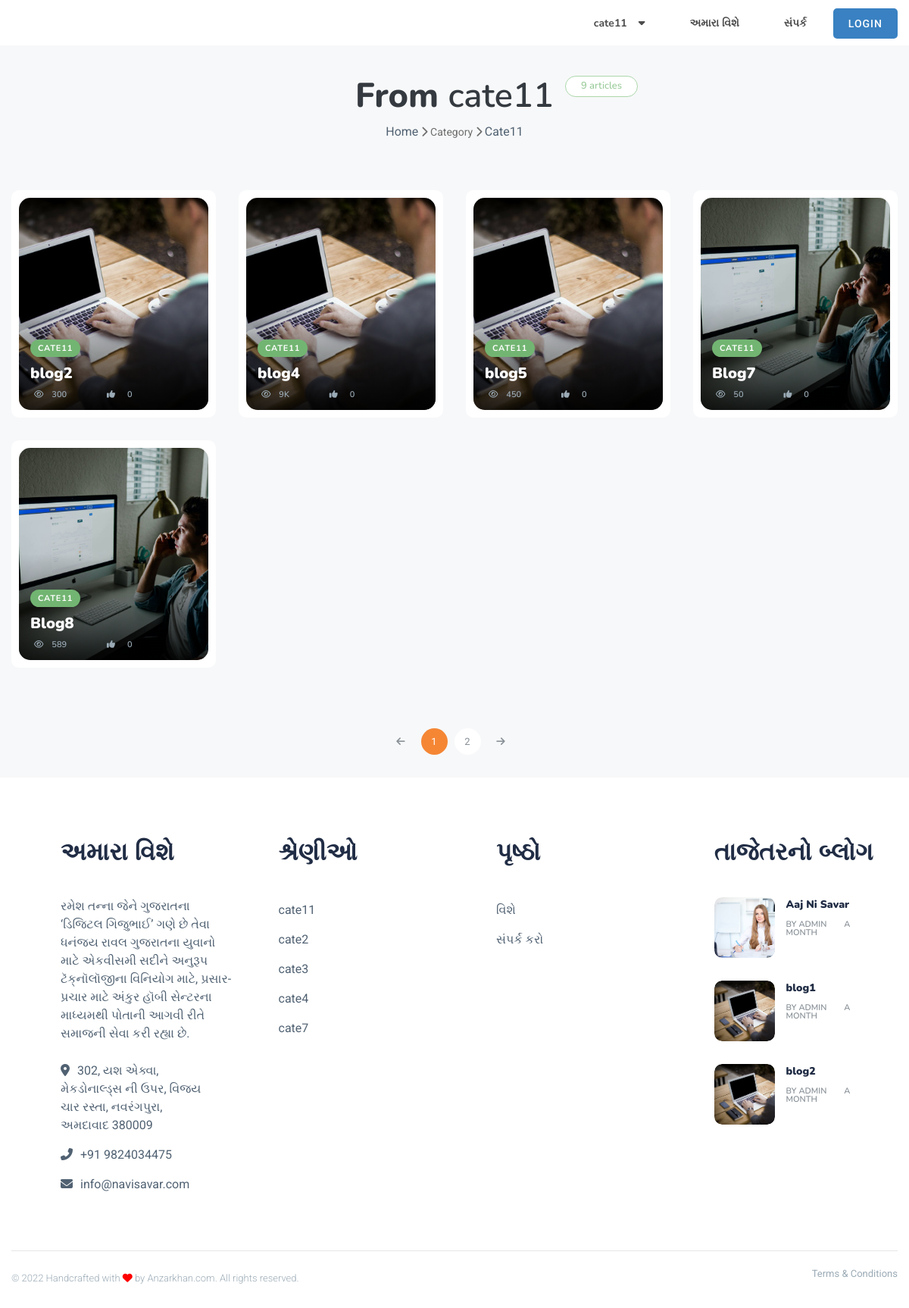
Before: /category/cate-10 with the older database file.
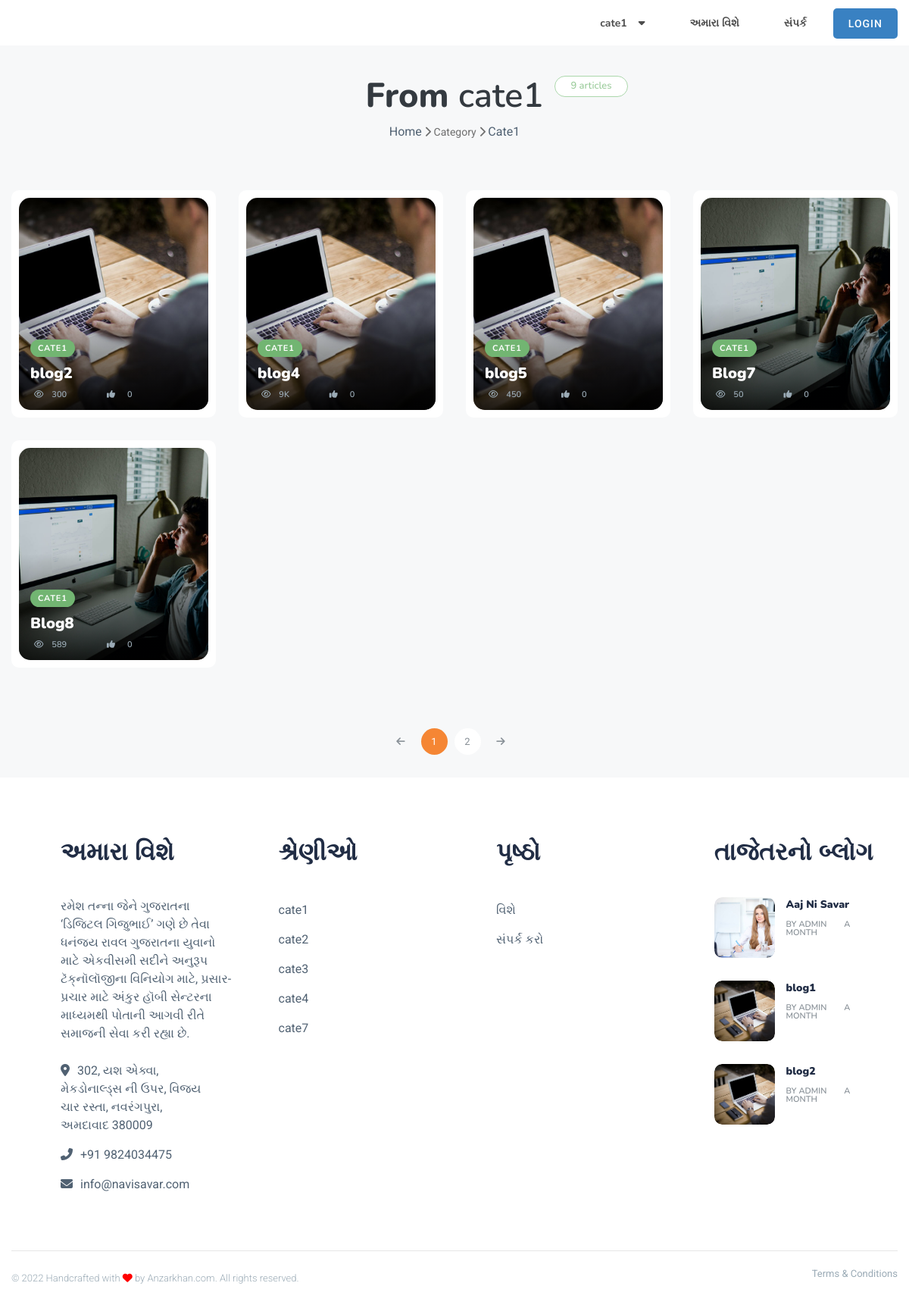
After: the same page with the newer database file.
### tables this page shows
CREATE TABLE `category_list` (
  `id` int(11) NOT NULL,
  `name` varchar(256) DEFAULT NULL,
  `unique_link` varchar(256) DEFAULT NULL,
  `is_deleted` int(11) DEFAULT 0
);

CREATE TABLE `blog` (
  `id` int(11) NOT NULL,
  `blog_title` varchar(500) DEFAULT NULL,
  `thumbnail_img` varchar(256) DEFAULT NULL,
  `blog_body` varchar(500) DEFAULT NULL,
  `publish_date` int(50) DEFAULT NULL,
  `keywords` varchar(256) DEFAULT NULL,
  `unique_link` varchar(55) DEFAULT NULL,
  `dislike` int(11) DEFAULT NULL,
  `is_deleted` int(11) DEFAULT 0,
  `added_by` varchar(55) DEFAULT NULL,
  `category_id` int(11) DEFAULT NULL,
  `is_slider` varchar(256) DEFAULT '0',
  `likes` float DEFAULT NULL,
  `view` int(11) DEFAULT NULL,
  `comment` varchar(256) DEFAULT NULL,
  `sharing` varchar(256) DEFAULT NULL,
  `timestamp` int(50) DEFAULT NULL
);

CREATE TABLE `users` (
  `id` int(11) NOT NULL,
  `user_role` int(11) DEFAULT NULL,
  `name` varchar(256) DEFAULT NULL,
  `email` varchar(55) DEFAULT NULL,
  `password` varchar(256) DEFAULT NULL,
  `user_img` varchar(256) DEFAULT 'no-image.png',
  `is_banned` int(11) DEFAULT 0,
  `is_verified` int(11) NOT NULL DEFAULT 0,
  `timestamp` int(11) DEFAULT NULL
);

### category-blog-view.php (the view, shortened to what the rows shown need)
<?php
require_once 'database/db-con.php';
?>
<?php
if (isset($_GET['category_link'])) {
    $category_link = $_GET['category_link'];
} else {
?>
    <script>
        window.location.href = "<?php echo $very_global_absolute_url; ?>";
    </script>
<?php
}
?>
<?php
if (isset($_GET['page'])) {
    $page_no = $_GET['page'];
} else {
    $page_no = 1;
}
$post_per_page = 5;
$offset = $post_per_page * ($page_no - 1);
?>
<?php
$sql = "SELECT * FROM category_list WHERE unique_link = '$category_link'";
$result = mysqli_query($con, $sql);
$row = mysqli_fetch_assoc($result);
$category_blog_page_category_id = $row['id'];
$category_name = $row['name'];
?>
<!DOCTYPE html>
<html class="no-js" lang="en">
<head>
    <link rel="stylesheet" href="<?php echo $very_global_absolute_url; ?>assets/css/style.css">
    <link rel="stylesheet" href="<?php echo $very_global_absolute_url; ?>assets/css/widgets.css">
    <link rel="stylesheet" href="<?php echo $very_global_absolute_url; ?>assets/css/color.css">
    <link rel="stylesheet" href="<?php echo $very_global_absolute_url; ?>assets/css/responsive.css">
</head>
<body>
    <div class="main-wrap">
        <?php
        require_once 'elements/header.php'
        ?>
        <main class="position-relative">
            <div class="archive-header text-center mb-50">
                <div class="container">
                    <h2>
                        <span class="text-dark widget-title mb-0">From
                            <span>
                                <?php
                                echo $category_name;
                                ?>
                            </span>
                        </span>
                        <span class="post-count">
                            <?php
                            $query_get_blog_number = "SELECT * FROM `blog` WHERE `category_id` = $category_blog_page_category_id AND `is_deleted` = 0 ";
                            $result_get_blog_number = mysqli_query($con, $query_get_blog_number);
                            $blog_number = mysqli_num_rows($result_get_blog_number);
                            echo $blog_number;
                            ?>
                            articles
                        </span>
                    </h2>
                    <div class="breadcrumb">
                        <a href="<?php echo $very_global_absolute_url; ?>category/<?php echo $category_link; ?>" rel="nofollow">
                            <p style="display: inline-block !important;"><?php echo $category_name; ?></p>
                        </a>
                    </div>
                </div>
            </div>
            <div class="container">
                <div class="row post-module-1 mb-50">
                    <?php
                    $query2 = "SELECT * FROM `blog` WHERE `category_id` = $category_blog_page_category_id ORDER BY publish_date DESC LIMIT $offset, $post_per_page";
                    $run_query2 = mysqli_query($con, $query2);
                    if ($run_query2 == true) {
                        while ($data2 = mysqli_fetch_assoc($run_query2)) {
                            $unique_link = $data2['unique_link'];
                            $blog_title = $data2['blog_title'];
                            $thumbnail_img = $data2['thumbnail_img'];
                            $view = $data2['view'];
                            $total_likes = $data2['likes'];
                            $query3 = "SELECT * FROM `category_list` WHERE `id` = $category_blog_page_category_id";
                            $run_query3 = mysqli_query($con, $query3);
                            $data3 = mysqli_fetch_assoc($run_query3);
                    ?>
                            <article class="col-lg-3 col-md-6 col-sm-12 mb-30">
                                <div class="post-thumb position-relative p-10 bg-white border-radius-10">
                                    <div class="thumb-overlay img-hover-slide border-radius-15 position-relative" style="background-image: url(<?php echo $very_global_absolute_url; ?>admin/uploads/thumbnail-img/<?php echo $thumbnail_img; ?>);">
                                        <a class="img-link" href="<?php echo $very_global_absolute_url; ?>blog/<?php echo $unique_link; ?>"></a>
                                        <div class="post-content-overlay">
                                            <div class="entry-meta meta-0 font-small mb-15">
                                                <a href="<?php echo $very_global_absolute_url; ?>category/<?php echo $data3['unique_link']; ?>"><span class="post-cat bg-success color-white"><?php echo $data3['name']; ?></span></a>
                                            </div>
                                            <h5 class="post-title">
                                                <a class="color-white" href="<?php echo $very_global_absolute_url; ?>blog/<?php echo $unique_link; ?>"><?php echo $blog_title; ?></a>
                                            </h5>
                                            <div class="entry-meta meta-1 font-x-small mt-10 pr-5 pl-5 text-muted">
                                                <span><span class="mr-5"><i class="fa fa-eye" aria-hidden="true"></i></span>
                                                    <?php
                                                    if ($view > 1000) {
                                                        $result_view = floor($view / 1000) . 'K';
                                                    } else if ($view > 100000) {
                                                        $result_view = floor($view / 100000) . 'M';
                                                    } else if ($view > 10000000) {
                                                        $result_view = floor($view / 10000000) . 'B';
                                                    } else {
                                                        $result_view = $view;
                                                    }
                                                    echo $result_view;
                                                    ?>
                                                </span>
                                                <span class="ml-30"><span class="mr-10 text-muted"><i class="fa fa-thumbs-up" aria-hidden="true"></i></span>
                                                    <?php
                                                    if ($total_likes > 1000) {
                                                        $result_total_share = floor($total_likes / 1000) . 'K';
                                                    } else if ($total_likes > 100000) {
                                                        $result_total_share = floor($total_likes / 100000) . 'M';
                                                    } else if ($total_likes > 10000000) {
                                                        $result_total_share = floor($total_likes / 10000000) . 'B';
                                                    } else {
                                                        $result_total_share = $total_likes;
                                                    }
                                                    echo $result_total_share;
                                                    ?>
                                                </span>
                                            </div>
                                        </div>
                                    </div>
                                </div>
                            </article>
                    <?php
                        }
                    }
                    ?>
                </div>
            </div>
        </main>
        <?php require_once 'elements/footer.php'; ?>
    </div>
</body>
</html>

### elements/header.php (shortened to what the rows shown need)
<?php
require_once 'database/db-con.php';
?>
<header class="main-header header-style-2 mb-40">
    <div class="header-bottom header-sticky background-white text-center">
        <div class="container">
            <div class="row">
                <div class="col-lg-9 col-md-9 main-header-navigation">
                    <div class="main-nav text-left float-md-right">
                        <nav>
                            <ul class="main-menu d-none d-lg-inline">
                                <li class="mega-menu-item">
                                    <a href="#">
                                        <span class="mr-15"><?php
                                                            $query5 = "SELECT * FROM `category_list` limit 5";
                                                            $run_query5 = mysqli_query($con, $query5);
                                                            $data = mysqli_fetch_assoc($run_query5);
                                                            echo $data['name'];
                                                            ?></span><i class="fas fa-caret-down"></i>
                                    </a>
                                </li>
                            </ul>
                        </nav>
                    </div>
                </div>
            </div>
        </div>
    </div>
</header>

### elements/footer.php (shortened to what the rows shown need)
<?php
require_once 'database/db-con.php';
require_once 'utility/convert-time-ago.php'
?>
<footer>
   <div class="footer-area pt-50 pl-50 bg-white">
      <div class="container">
         <div class="row pb-30">
            <div class="col-md-3 p-30">
               <h2 class="mb-40"> અમારા વિશે </h2>
            </div>
            <div class="col-md-3 p-30">
               <h2 class="mb-40"> શ્રેણીઓ </h2>
               <ul class="float-left mr-30 font-medium">
                  <?php
                  $query1 = "SELECT * FROM `category_list` LIMIT 5";
                  $run_query1 = mysqli_query($con, $query1);
                  if ($run_query1) {
                     while ($data1 = mysqli_fetch_assoc($run_query1)) {
                        $unique_link = $data1['unique_link'];
                  ?>
                        <li class="mt-5">
                              <a class="" href="<?php echo $very_global_absolute_url; ?>category/<?php echo $unique_link ?>" tabindex="0"><p><?php echo $data1['name']; ?></p></a>
                        </li>
                  <?php
                     }
                  }
                  ?>
               </ul>
            </div>
            <div class="col-md-3 p-30">
               <h2 class="mb-40"> પૃષ્ઠો </h2>
            </div>
            <div class="col-md-3 p-30">
               <h2 class="mb-40">તાજેતરનો બ્લોગ</h2>
               <div class="post-aside-style-2">
                  <ul class="list-post">
                     <?php
                     $sql = "SELECT * FROM blog WHERE `is_deleted` = 0 ORDER BY publish_date DESC LIMIT 3";
                     $result = mysqli_query($con, $sql);
                     if (mysqli_num_rows($result) > 0) {
                        while ($data3 = mysqli_fetch_assoc($result)) {
                           $unique_link = $data3['unique_link'];
                           $author_id = $data3['added_by'];
                           $query4 = "SELECT * FROM `users` WHERE `id` = $author_id";
                           $run_query4 = mysqli_query($con, $query4);
                           if ($run_query4) {
                              $data4 = mysqli_fetch_assoc($run_query4);
                           }
                     ?>
                           <li class="mb-30 wow fadeIn  animated" style="visibility: visible; animation-name: fadeIn;">
                              <div class="d-flex">
                                 <div class="post-thumb d-flex mr-15 border-radius-5 img-hover-scale">
                                    <a class="color-white" href="<?php echo $very_global_absolute_url; ?>blog/<?php echo $unique_link ?>">
                                       <div class="border-radius-10" style="background-image: url('<?php echo $very_global_absolute_url; ?>admin/uploads/thumbnail-img/<?php echo $data3['thumbnail_img']; ?>'); background-repeat: no-repeat;
                                                      background-size: cover; height:80px; width:80px;">
                                       </div>
                                    </a>
                                 </div>
                                 <div class="post-content media-body">
                                    <h6 class="post-title mb-10 text-limit-2-row"><a href="<?php echo $very_global_absolute_url; ?>blog/<?php echo $unique_link ?>"><?php echo $data3['blog_title']; ?></a></h6>
                                    <div class="entry-meta meta-1 font-x-small color-grey float-left text-uppercase">
                                       <span class="post-by">By <?php echo $data4['name']; ?></span>
                                       <span class="post-on"><?php echo timeAgo($data3['publish_date']); ?></span>
                                    </div>
                                 </div>
                              </div>
                           </li>
                     <?php
                        }
                     }
                     ?>
                  </ul>
               </div>
            </div>
         </div>
      </div>
   </div>
</footer>

Changed rows visible on the page:
changed category_list: name "cate11" → "cate1"; name "Cate11" → "Cate1"
changed through a linked row, blog "blog2": category_list.name "CATE11" → "CATE1"
changed through a linked row, blog "blog4": category_list.name "CATE11" → "CATE1"
changed through a linked row, blog "blog5": category_list.name "CATE11" → "CATE1"
changed through a linked row, blog "Blog7": category_list.name "CATE11" → "CATE1"
changed through a linked row, blog "Blog8": category_list.name "CATE11" → "CATE1"
